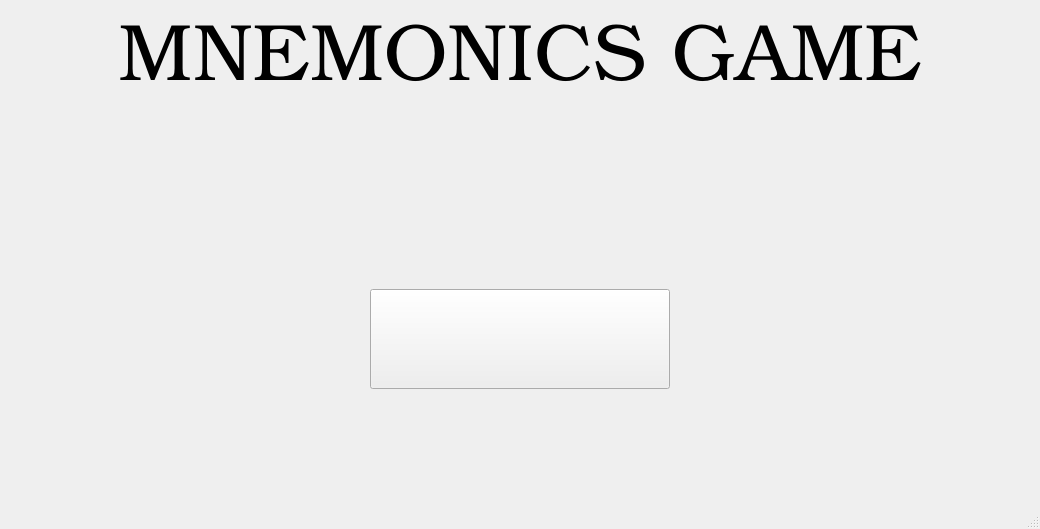
<?xml version="1.0" encoding="UTF-8"?>
<ui version="4.0">
 <class>MainWindow</class>
 <widget class="QMainWindow" name="MainWindow">
  <property name="geometry">
   <rect>
    <x>0</x>
    <y>0</y>
    <width>1040</width>
    <height>529</height>
   </rect>
  </property>
  <property name="windowTitle">
   <string>MainWindow</string>
  </property>
  <widget class="QWidget" name="centralWidget">
   <layout class="QGridLayout" name="gridLayout">
    <item row="0" column="0">
     <widget class="QStackedWidget" name="stackedWidget">
      <property name="styleSheet">
       <string notr="true"/>
      </property>
      <property name="currentIndex">
       <number>0</number>
      </property>
      <widget class="QWidget" name="startScreen">
       <layout class="QGridLayout" name="gridLayout_2">
        <item row="3" column="2">
         <spacer name="horizontalSpacer_2">
          <property name="orientation">
           <enum>Qt::Horizontal</enum>
          </property>
          <property name="sizeHint" stdset="0">
           <size>
            <width>40</width>
            <height>20</height>
           </size>
          </property>
         </spacer>
        </item>
        <item row="1" column="1">
         <spacer name="verticalSpacer">
          <property name="orientation">
           <enum>Qt::Vertical</enum>
          </property>
          <property name="sizeHint" stdset="0">
           <size>
            <width>20</width>
            <height>40</height>
           </size>
          </property>
         </spacer>
        </item>
        <item row="2" column="1">
         <spacer name="verticalSpacer_2">
          <property name="orientation">
           <enum>Qt::Vertical</enum>
          </property>
          <property name="sizeHint" stdset="0">
           <size>
            <width>20</width>
            <height>40</height>
           </size>
          </property>
         </spacer>
        </item>
        <item row="4" column="1">
         <spacer name="verticalSpacer_3">
          <property name="orientation">
           <enum>Qt::Vertical</enum>
          </property>
          <property name="sizeHint" stdset="0">
           <size>
            <width>20</width>
            <height>40</height>
           </size>
          </property>
         </spacer>
        </item>
        <item row="0" column="1">
         <widget class="QLabel" name="label">
          <property name="font">
           <font>
            <family>URW Bookman L</family>
            <pointsize>60</pointsize>
            <weight>9</weight>
            <italic>false</italic>
            <bold>false</bold>
           </font>
          </property>
          <property name="styleSheet">
           <string notr="true">font: 75 60pt &quot;URW Bookman L&quot;;</string>
          </property>
          <property name="text">
           <string>MNEMONICS GAME</string>
          </property>
          <property name="alignment">
           <set>Qt::AlignCenter</set>
          </property>
         </widget>
        </item>
        <item row="3" column="0">
         <spacer name="horizontalSpacer">
          <property name="orientation">
           <enum>Qt::Horizontal</enum>
          </property>
          <property name="sizeHint" stdset="0">
           <size>
            <width>40</width>
            <height>20</height>
           </size>
          </property>
         </spacer>
        </item>
        <item row="3" column="1">
         <widget class="QFrame" name="frame">
          <property name="sizePolicy">
           <sizepolicy hsizetype="Expanding" vsizetype="Expanding">
            <horstretch>0</horstretch>
            <verstretch>0</verstretch>
           </sizepolicy>
          </property>
          <property name="frameShape">
           <enum>QFrame::NoFrame</enum>
          </property>
          <property name="frameShadow">
           <enum>QFrame::Plain</enum>
          </property>
          <property name="lineWidth">
           <number>0</number>
          </property>
          <layout class="QGridLayout" name="gridLayout_3">
           <item row="0" column="0">
            <widget class="QPushButton" name="startButton">
             <property name="sizePolicy">
              <sizepolicy hsizetype="Maximum" vsizetype="Maximum">
               <horstretch>0</horstretch>
               <verstretch>0</verstretch>
              </sizepolicy>
             </property>
             <property name="minimumSize">
              <size>
               <width>300</width>
               <height>100</height>
              </size>
             </property>
             <property name="styleSheet">
              <string notr="true">border-image: url(:/Pictures/startgame.png);</string>
             </property>
             <property name="text">
              <string/>
             </property>
            </widget>
           </item>
          </layout>
         </widget>
        </item>
       </layout>
      </widget>
      <widget class="QWidget" name="levelSelect">
       <widget class="QLabel" name="helpLabel">
        <property name="geometry">
         <rect>
          <x>370</x>
          <y>80</y>
          <width>301</width>
          <height>151</height>
         </rect>
        </property>
        <property name="text">
         <string>INSTRUCTIONS AND USEFUL INFORMATION</string>
        </property>
       </widget>
       <widget class="QPushButton" name="homeButton">
        <property name="geometry">
         <rect>
          <x>880</x>
          <y>410</y>
          <width>121</width>
          <height>51</height>
         </rect>
        </property>
        <property name="text">
         <string>Start Menu</string>
        </property>
       </widget>
      </widget>
      <widget class="QWidget" name="page_18"/>
     </widget>
    </item>
   </layout>
  </widget>
  <widget class="QStatusBar" name="statusBar"/>
 </widget>
 <layoutdefault spacing="6" margin="11"/>
 <resources/>
 <connections/>
</ui>
